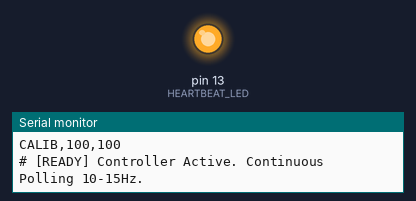
This sketch was run on a simulated Arduino Uno, built with avr-gcc and run on an emulated ATmega328P. On the bench: output pins drawn as LEDs (lit = HIGH), the last lines printed to the serial monitor. The modem accepts every AT command (registered, SIM ready, sends succeed) and sends nothing else.

Above: at 28.9 s.
At 34.9 s:
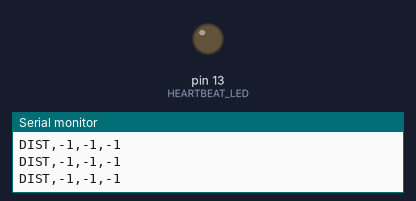
Timing chart, 0 to 37.8 s (numbered marks = the images above):
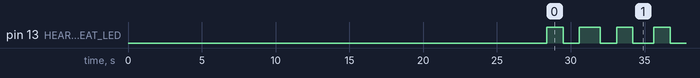

The sketch:

slave_controller.ino
```cpp
/**
 * @file slave_controller.ino
 * @brief UWB Local GPS - 3連Anchor統合制御プログラム (自動キャリブレーション機能付き)
 */

#include <SoftwareSerial.h>

// ==========================================
// デバッグ設定
// ==========================================
bool isDebugMode = false;

// ==========================================
// ピン配置設定 (Arduino Uno R3)
// ==========================================
const uint8_t UWB_RESET_PIN = 8; // to All Slaves Pin 2 (NRST)

const uint8_t SLAVE1_RX_PIN = 2; // to Slave1 Pin 4 (TXD)
const uint8_t SLAVE1_TX_PIN = 3; // to Slave1 Pin 3 (RXD)

const uint8_t SLAVE2_RX_PIN = 4; // to Slave2 Pin 4 (TXD)
const uint8_t SLAVE2_TX_PIN = 5; // to Slave2 Pin 3 (RXD)

const uint8_t SLAVE3_RX_PIN = 6; // to Slave3 Pin 4 (TXD)
const uint8_t SLAVE3_TX_PIN = 7; // to Slave3 Pin 3 (RXD)

const uint8_t HEARTBEAT_LED = 13; // 動作確認用内蔵LED

// ==========================================
// 通信設定
// ==========================================
const unsigned long PC_BAUDRATE = 115200;
const unsigned long UWB_BAUDRATE = 9600;

const char TARGET_TAG_ADDR[] = "TAG1";

const unsigned long DEFAULT_RANGING_TIMEOUT_MS = 300;
const unsigned long SWITCH_DELAY_MS = 25;
const unsigned long CALIBRATION_INTERVAL_MS = 5000;
const long MIN_VALID_BASELINE_CM = 10;
const long MAX_VALID_DISTANCE_CM = 3000;

// ==========================================
// SoftwareSerial インスタンス定義
// ==========================================
SoftwareSerial uwbSerial1(SLAVE1_RX_PIN, SLAVE1_TX_PIN);
SoftwareSerial uwbSerial2(SLAVE2_RX_PIN, SLAVE2_TX_PIN);
SoftwareSerial uwbSerial3(SLAVE3_RX_PIN, SLAVE3_TX_PIN);

long calib_d12 = 100; // デフォルト 1.0m (cm)
long calib_d13 = 100; // デフォルト 1.0m (cm)
unsigned long lastCalibTime = 0;

// ==========================================
// プロトタイプ宣言
// ==========================================
long measureDistance(SoftwareSerial &serial, const char *targetAddr, const char *anchorTag, unsigned long timeoutMs = DEFAULT_RANGING_TIMEOUT_MS);
bool setModuleMode(SoftwareSerial &serial, uint8_t mode);
void clearSerialBuffer(SoftwareSerial &serial);
void checkDebugCommand();
void resetAllUwbModules();
void runAnchorCalibration();

void setup() {
  pinMode(HEARTBEAT_LED, OUTPUT);
  digitalWrite(HEARTBEAT_LED, LOW);

  Serial.begin(PC_BAUDRATE);
  while (!Serial);

  Serial.println(F("# =================================================="));
  Serial.println(F("# SYSTEM_START: Local GPS Slave Controller v2.4    "));
  Serial.println(F("# Auto-Calibration: Startup & On-Demand ('C' key)   "));
  Serial.println(F("# Hardware Auto-Reset on Pin D8                     "));
  Serial.println(F("# =================================================="));

  // 1. ハードウェアリセット
  resetAllUwbModules();

  // 2. 各 SoftwareSerial 初期化
  uwbSerial1.begin(UWB_BAUDRATE);
  uwbSerial2.begin(UWB_BAUDRATE);
  uwbSerial3.begin(UWB_BAUDRATE);

  clearSerialBuffer(uwbSerial1);
  clearSerialBuffer(uwbSerial2);
  clearSerialBuffer(uwbSerial3);

  // 3. 全モジュールを確実に Anchor モード (MODE=1) に固定
  setModuleMode(uwbSerial1, 1);
  setModuleMode(uwbSerial2, 1);
  setModuleMode(uwbSerial3, 1);

  // 4. 初回自動キャリブレーション (起動時のみ実行し、ロボット追従中の停止を排除)
  runAnchorCalibration();

  Serial.println(F("# [READY] Controller Active. Continuous Polling 10-15Hz."));
  delay(100);
}

void loop() {
  checkDebugCommand();

  static bool ledState = false;
  ledState = !ledState;
  digitalWrite(HEARTBEAT_LED, ledState ? HIGH : LOW);

  // 1. ロボット側 Tag (Master) の高速連続測距 (キャリブレーションによる停止なし)
  long d1 = measureDistance(uwbSerial1, TARGET_TAG_ADDR, "S1");
  delay(20);
  long d2 = measureDistance(uwbSerial2, TARGET_TAG_ADDR, "S2");
  delay(20);
  long d3 = measureDistance(uwbSerial3, TARGET_TAG_ADDR, "S3");

  // 2. データ出力
  if (isDebugMode) {
    Serial.print(F("[SUMMARY] S1: "));
    Serial.print(d1);
    Serial.print(F(" cm | S2: "));
    Serial.print(d2);
    Serial.print(F(" cm | S3: "));
    Serial.print(d3);
    Serial.print(F(" cm | Calib: d12="));
    Serial.print(calib_d12);
    Serial.print(F(", d13="));
    Serial.print(calib_d13);
    Serial.println(F(" cm"));
    Serial.println(F("--------------------------------------------------"));
  } else {
    // 本番CSV出力: DIST,d1,d2,d3
    Serial.print(F("DIST,"));
    Serial.print(d1);
    Serial.print(F(","));
    Serial.print(d2);
    Serial.print(F(","));
    Serial.println(d3);
  }
}

/**
 * @brief モード切り替えを確実に実行し、AT+MODE? で反映を厳密に検証する
 */
bool setModuleMode(SoftwareSerial &serial, uint8_t mode) {
  serial.listen();
  delay(SWITCH_DELAY_MS);
  clearSerialBuffer(serial);

  char modeStr[12];
  snprintf(modeStr, sizeof(modeStr), "+MODE=%d", mode);

  for (int retry = 0; retry < 4; retry++) {
    serial.print(F("AT+MODE="));
    serial.print(mode);
    serial.print(F("\r\n"));

    unsigned long t0 = millis();
    char buf[32];
    uint8_t idx = 0;
    bool gotOk = false;

    while (millis() - t0 < 400) {
      while (serial.available()) {
        char c = serial.read();
        if (c == '\n') {
          buf[idx] = '\0';
          if (strstr(buf, "+OK") != NULL) {
            gotOk = true;
            break;
          }
          idx = 0;
        } else if (c != '\r' && idx < sizeof(buf) - 1) {
          buf[idx++] = c;
        }
      }
      if (gotOk) break;
    }

    // 内部EEPROM書き込み・RFリセット待機
    delay(200);
    clearSerialBuffer(serial);

    // AT+MODE? で実際に反映されているか再確認
    serial.print(F("AT+MODE?\r\n"));
    t0 = millis();
    idx = 0;
    while (millis() - t0 < 300) {
      while (serial.available()) {
        char c = serial.read();
        if (c == '\n') {
          buf[idx] = '\0';
          if (strstr(buf, modeStr) != NULL) {
            delay(50);
            clearSerialBuffer(serial);
            return true; // 確実に指定モードに遷移した
          }
          idx = 0;
        } else if (c != '\r' && idx < sizeof(buf) - 1) {
          buf[idx++] = c;
        }
      }
    }
    delay(50);
  }
  return false;
}

/**
 * @brief アンカー間自動キャリブレーション処理 (完全復旧保証付き)
 */
void runAnchorCalibration() {
  if (isDebugMode) {
    Serial.println(F("# [CALIB] Starting Auto-Calibration Sequence..."));
  }

  // --- Step 1: Slave 2 を一時的に TAG モードに切り替え ---
  if (setModuleMode(uwbSerial2, 0)) {
    // Slave 1 から Slave 2 を測距
    long d12_meas = measureDistance(uwbSerial1, "SLAVE2", "CALIB_S1->S2", 400);

    // Slave 2 を確実に ANCHOR モード (1) に復旧 (成功するまで最大3回リトライ)
    for (int k = 0; k < 3; k++) {
      if (setModuleMode(uwbSerial2, 1)) break;
      delay(100);
    }

    if (d12_meas >= MIN_VALID_BASELINE_CM && d12_meas <= MAX_VALID_DISTANCE_CM) {
      calib_d12 = d12_meas;
    }
  } else {
    // 失敗時も念のため確実に復旧
    setModuleMode(uwbSerial2, 1);
  }

  // --- Step 2: Slave 3 を一時的に TAG モードに切り替え ---
  if (setModuleMode(uwbSerial3, 0)) {
    // Slave 1 から Slave 3 を測距
    long d13_meas = measureDistance(uwbSerial1, "SLAVE3", "CALIB_S1->S3", 400);

    // Slave 3 を確実に ANCHOR モード (1) に復旧 (成功するまで最大3回リトライ)
    for (int k = 0; k < 3; k++) {
      if (setModuleMode(uwbSerial3, 1)) break;
      delay(100);
    }

    if (d13_meas >= MIN_VALID_BASELINE_CM && d13_meas <= MAX_VALID_DISTANCE_CM) {
      calib_d13 = d13_meas;
    }
  } else {
    // 失敗時も念のため確実に復旧
    setModuleMode(uwbSerial3, 1);
  }

  // キャリブレーション完了後のRF安定化待機
  delay(250);

  // PCへキャリブレーション結果を出力: CALIB,d12,d13
  Serial.print(F("CALIB,"));
  Serial.print(calib_d12);
  Serial.print(F(","));
  Serial.println(calib_d13);

  if (isDebugMode) {
    Serial.print(F("# [CALIB] Updated baselines: S1-S2="));
    Serial.print(calib_d12);
    Serial.print(F(" cm, S1-S3="));
    Serial.print(calib_d13);
    Serial.println(F(" cm"));
  }
}

void resetAllUwbModules() {
  Serial.println(F("# [INIT] Resetting UWB Anchors via D8..."));
  pinMode(UWB_RESET_PIN, OUTPUT);
  digitalWrite(UWB_RESET_PIN, LOW);
  delay(30);
  digitalWrite(UWB_RESET_PIN, HIGH);
  pinMode(UWB_RESET_PIN, INPUT_PULLUP);
  delay(600);
  Serial.println(F("# [INIT] UWB Anchors boot sequence complete."));
}

void checkDebugCommand() {
  while (Serial.available()) {
    char c = Serial.read();
    if (c == 'd' || c == 'D') {
      isDebugMode = !isDebugMode;
      Serial.print(F("# [MODE CHANGED] Debug Mode is now: "));
      Serial.println(isDebugMode ? F("ON (Verbose Logs)") : F("OFF (CSV Output)"));
    } else if (c == 'c' || c == 'C') {
      Serial.println(F("# [COMMAND] On-demand Auto-Calibration Requested..."));
      runAnchorCalibration();
      Serial.println(F("# [COMMAND] Auto-Calibration Finished. Resuming tracking."));
    }
  }
}

long measureDistance(SoftwareSerial &serial, const char *targetAddr, const char *anchorTag, unsigned long timeoutMs) {
  serial.listen();
  delay(SWITCH_DELAY_MS);
  clearSerialBuffer(serial);

  if (isDebugMode) {
    Serial.print(F("["));
    Serial.print(anchorTag);
    Serial.print(F("] TX: AT+ANCHOR_SEND="));
    Serial.print(targetAddr);
    Serial.println(F(",4,PING"));
  }

  serial.print(F("AT+ANCHOR_SEND="));
  serial.print(targetAddr);
  serial.print(F(",4,PING\r\n"));

  unsigned long startTime = millis();
  char rxBuf[64];
  uint8_t bufIdx = 0;

  while (millis() - startTime < timeoutMs) {
    while (serial.available() > 0) {
      char c = serial.read();
      if (c == '\n') {
        rxBuf[bufIdx] = '\0';

        if (isDebugMode) {
          Serial.print(F("["));
          Serial.print(anchorTag);
          Serial.print(F("] RX: "));
          Serial.println(rxBuf);
        }

        if (strncmp(rxBuf, "+ANCHOR_RCV=", 12) == 0) {
          char *lastComma = strrchr(rxBuf, ',');
          if (lastComma != NULL) {
            long dist = atol(lastComma + 1);
            if (dist > 0 && dist <= MAX_VALID_DISTANCE_CM) {
              return dist;
            }
          }
        } else if (strncmp(rxBuf, "+ERR", 4) == 0) {
          if (isDebugMode) {
            Serial.print(F("["));
            Serial.print(anchorTag);
            Serial.println(F("] -> Received ERROR response. Auto-restoring MODE=1..."));
          }
          // エラー受信時は即座に Anchor モード復旧を試行
          serial.print(F("AT+MODE=1\r\n"));
          delay(150);
          clearSerialBuffer(serial);
          return -1;
        }

        bufIdx = 0;
      } else if (c != '\r') {
        if (bufIdx < sizeof(rxBuf) - 1) {
          rxBuf[bufIdx++] = c;
        }
      }
    }
  }

  // タイムアウト時の自動自己修復 (Self-Healing):
  // 連続3回タイムアウトした場合、バックグラウンドで MODE=1 を強制送信
  static uint8_t s2_fail_count = 0;
  static uint8_t s3_fail_count = 0;
  if (strcmp(anchorTag, "S2") == 0) {
    if (++s2_fail_count >= 3) {
      s2_fail_count = 0;
      serial.print(F("AT+MODE=1\r\n"));
      delay(150);
      clearSerialBuffer(serial);
    }
  } else if (strcmp(anchorTag, "S3") == 0) {
    if (++s3_fail_count >= 3) {
      s3_fail_count = 0;
      serial.print(F("AT+MODE=1\r\n"));
      delay(150);
      clearSerialBuffer(serial);
    }
  }

  if (isDebugMode) {
    Serial.print(F("["));
    Serial.print(anchorTag);
    Serial.println(F("] -> TIMEOUT"));
  }

  return -1;
}

void clearSerialBuffer(SoftwareSerial &serial) {
  while (serial.available() > 0) {
    serial.read();
  }
}
```

Measured:
- by itself, pin 13 (HEARTBEAT_LED): repeats every 7.3 s: LOW 1.1 s, HIGH 1.4 s, LOW 1.1 s, HIGH 1.1 s, LOW 1.4 s, HIGH 1.1 s
- by itself, everything shown: repeats every 7.3 s, in 6 steps
